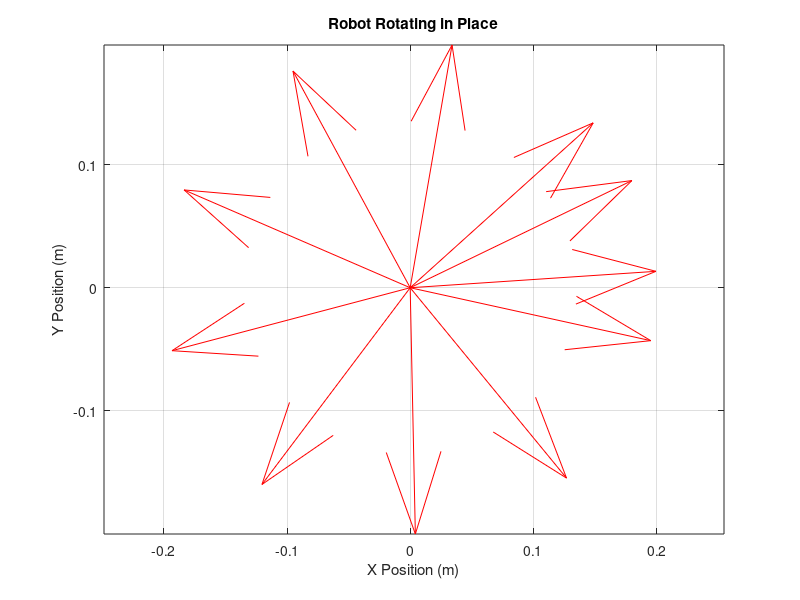
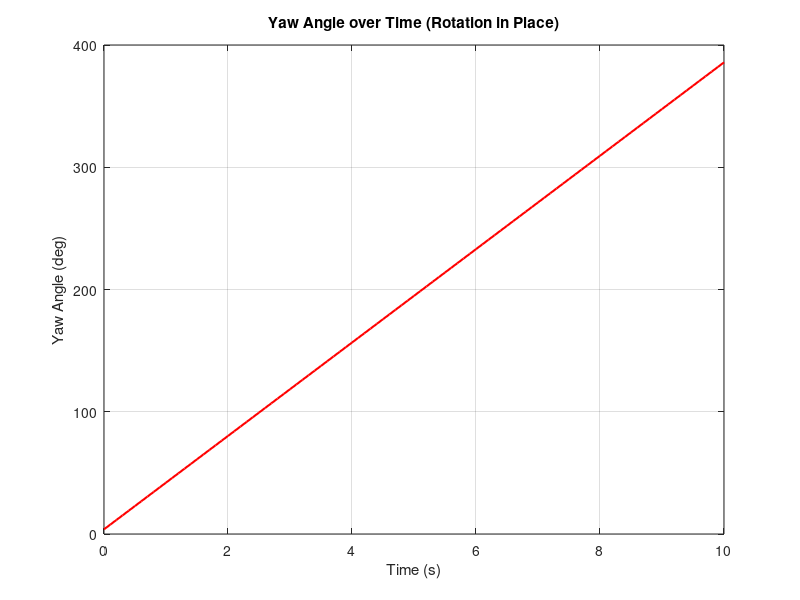

Write MATLAB code to recreate these figures, in order.
%% TWO WHEEL ROBOT - ROTATION IN PLACE
clear; clc; close all;

% --- Robot parameters ---
L = 0.15;      % Distance between wheels (m)
dt = 0.1;      % Time step (s)
T = 10;        % Simulation duration (s)

% --- Initial state ---
x = 0; y = 0; theta = 0;

% --- Wheel velocities (rotate in place) ---
t = 0:dt:T;
vL = -0.05 * ones(size(t));   % Left wheel backward
vR =  0.05 * ones(size(t));   % Right wheel forward

% --- Storage ---
X = zeros(size(t)); 
Y = zeros(size(t)); 
TH = zeros(size(t));

% --- Simulation loop ---
for k = 1:length(t)
    v = (vR(k) + vL(k)) / 2;       % Linear velocity (≈ 0)
    omega = (vR(k) - vL(k)) / L;   % Angular velocity (rad/s)
    
    % Update position (x, y almost constant)
    x = x + v * cos(theta) * dt;
    y = y + v * sin(theta) * dt;
    theta = theta + omega * dt;    % Update heading
    
    X(k) = x; 
    Y(k) = y; 
    TH(k) = theta;
end

% --- Plot path ---
figure('Name', 'Rotation in Place', 'NumberTitle', 'off');
plot(X, Y, 'b-', 'LineWidth', 2);
hold on;
quiver(X(1:10:end), Y(1:10:end), cos(TH(1:10:end)), sin(TH(1:10:end)), 0.2, 'r');
title('Robot Rotating in Place');
xlabel('X Position (m)');
ylabel('Y Position (m)');
axis equal; grid on;

% --- Plot yaw angle ---
figure('Name','Yaw Angle vs Time','NumberTitle','off');
plot(t, rad2deg(unwrap(TH)), 'r', 'LineWidth', 1.5);
xlabel('Time (s)');
ylabel('Yaw Angle (deg)');
title('Yaw Angle over Time (Rotation in Place)');
grid on;
